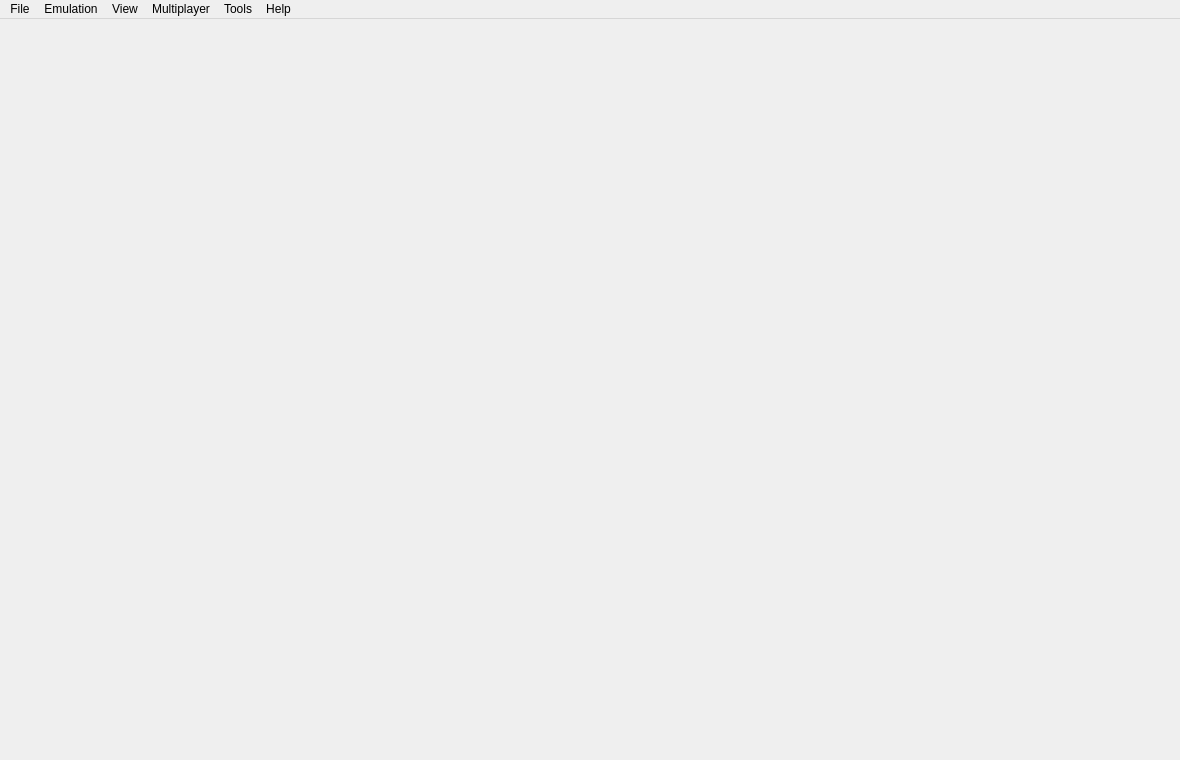
<?xml version="1.0" encoding="UTF-8"?>
<ui version="4.0">
 <class>MainWindow</class>
 <widget class="QMainWindow" name="MainWindow">
  <property name="geometry">
   <rect>
    <x>0</x>
    <y>0</y>
    <width>1180</width>
    <height>760</height>
   </rect>
  </property>
  <property name="windowTitle">
   <string notr="true">STORM 3DS</string>
  </property>
  <property name="windowIcon">
   <iconset>
    <normaloff>:/icons/default/256x256/storm3ds.png</normaloff>:/icons/default/256x256/storm3ds.png</iconset>
  </property>
  <property name="tabShape">
   <enum>QTabWidget::Rounded</enum>
  </property>
  <property name="dockNestingEnabled">
   <bool>true</bool>
  </property>
  <widget class="QWidget" name="centralwidget">
   <layout class="QHBoxLayout" name="horizontalLayout">
    <property name="leftMargin">
     <number>0</number>
    </property>
    <property name="topMargin">
     <number>0</number>
    </property>
    <property name="rightMargin">
     <number>0</number>
    </property>
    <property name="bottomMargin">
     <number>0</number>
    </property>
   </layout>
  </widget>
  <widget class="QMenuBar" name="menubar">
   <property name="geometry">
    <rect>
     <x>0</x>
     <y>0</y>
     <width>1081</width>
     <height>22</height>
    </rect>
   </property>
   <widget class="QMenu" name="menu_File">
    <property name="title">
     <string>File</string>
    </property>
    <widget class="QMenu" name="menu_Boot_Home_Menu">
     <property name="title">
      <string>Boot Home Menu</string>
     </property>
     <addaction name="action_Boot_Home_Menu_JPN"/>
     <addaction name="action_Boot_Home_Menu_USA"/>
     <addaction name="action_Boot_Home_Menu_EUR"/>
     <addaction name="action_Boot_Home_Menu_AUS"/>
     <addaction name="action_Boot_Home_Menu_CHN"/>
     <addaction name="action_Boot_Home_Menu_KOR"/>
     <addaction name="action_Boot_Home_Menu_TWN"/>
    </widget>
    <widget class="QMenu" name="menu_recent_files">
     <property name="title">
      <string>Recent Files</string>
     </property>
    </widget>
    <widget class="QMenu" name="menu_Amiibo">
     <property name="title">
      <string>Amiibo</string>
     </property>
     <addaction name="action_Load_Amiibo"/>
     <addaction name="action_Remove_Amiibo"/>
    </widget>
    <widget class="QMenu" name="menu_Open_Folder">
     <property name="title">
      <string>Open STORM 3DS Folder</string>
     </property>
     <addaction name="action_Open_Citra_Folder"/>
     <addaction name="action_Open_NAND_Folder"/>
     <addaction name="action_Open_SDMC_Folder"/>
     <addaction name="action_Open_Shaders_Folder"/>
     <addaction name="action_Open_Load_Folder"/>
     <addaction name="action_Open_Screenshots_Folder"/>
    </widget>
    <addaction name="action_Load_File"/>
    <addaction name="action_Install_CIA"/>
    <addaction name="action_Connect_Artic"/>
    <addaction name="separator"/>
    <addaction name="action_Setup_System_Files"/>
    <addaction name="menu_Boot_Home_Menu"/>
    <addaction name="separator"/>
    <addaction name="menu_recent_files"/>
    <addaction name="separator"/>
    <addaction name="menu_Amiibo"/>
    <addaction name="separator"/>
    <addaction name="menu_Open_Folder"/>
    <addaction name="separator"/>
    <addaction name="action_Exit"/>
   </widget>
   <widget class="QMenu" name="menu_Emulation">
    <property name="title">
     <string>Emulation</string>
    </property>
    <widget class="QMenu" name="menu_Save_State">
     <property name="title">
      <string>Save State</string>
     </property>
     <addaction name="action_Save_to_Oldest_Slot"/>
     <addaction name="action_Quick_Save"/>
     <addaction name="separator"/>
    </widget>
    <widget class="QMenu" name="menu_Load_State">
     <property name="title">
      <string>Load State</string>
     </property>
     <addaction name="action_Load_from_Newest_Slot"/>
     <addaction name="action_Quick_Load"/>
     <addaction name="separator"/>
    </widget>
    <addaction name="action_Pause"/>
    <addaction name="action_Stop"/>
    <addaction name="action_Restart"/>
    <addaction name="separator"/>
    <addaction name="menu_Load_State"/>
    <addaction name="menu_Save_State"/>
    <addaction name="separator"/>
    <addaction name="action_Configure"/>
    <addaction name="action_Configure_Current_Game"/>
   </widget>
   <widget class="QMenu" name="menu_View">
    <property name="title">
     <string>View</string>
    </property>
    <widget class="QMenu" name="menu_View_Debugging">
     <property name="title">
      <string>Debugging</string>
     </property>
     <addaction name="action_Create_Pica_Surface_Viewer"/>
     <addaction name="separator"/>
    </widget>
    <widget class="QMenu" name="menu_Screen_Layout">
     <property name="title">
      <string>Screen Layout</string>
     </property>
     <addaction name="action_Screen_Layout_Default"/>
     <addaction name="action_Screen_Layout_Single_Screen"/>
     <addaction name="action_Screen_Layout_Large_Screen"/>
     <addaction name="action_Screen_Layout_Side_by_Side"/>
     <addaction name="action_Screen_Layout_Separate_Windows"/>
     <addaction name="action_Screen_Layout_Hybrid_Screen"/>
     <addaction name="action_Screen_Layout_Custom_Layout"/>
     <addaction name="separator"/>
     <addaction name="action_Screen_Layout_Upright_Screens"/>
     <addaction name="action_Screen_Layout_Swap_Screens"/>
     <widget class="QMenu" name="menu_Small_Screen_Position">
      <property name="enabled">
     <bool>true</bool>
    </property>
      <property name="title">
       <string>Small Screen Position</string>
      </property>
      <addaction name="action_Small_Screen_TopRight"/>
      <addaction name="action_Small_Screen_MiddleRight"/>
      <addaction name="action_Small_Screen_BottomRight"/>
      <addaction name="action_Small_Screen_TopLeft"/>
      <addaction name="action_Small_Screen_MiddleLeft"/>
      <addaction name="action_Small_Screen_BottomLeft"/>
      <addaction name="action_Small_Screen_Above"/>
      <addaction name="action_Small_Screen_Below"/>
     </widget>
     <addaction name="menu_Small_Screen_Position"/>
    </widget>
    <addaction name="action_Fullscreen"/>
    <addaction name="action_Single_Window_Mode"/>
    <addaction name="menu_Screen_Layout"/>
    <addaction name="separator"/>
    <addaction name="action_Display_Dock_Widget_Headers"/>
    <addaction name="action_Show_Toolbar"/>
    <addaction name="action_Show_Filter_Bar"/>
    <addaction name="action_Show_Status_Bar"/>
    <addaction name="separator"/>
    <addaction name="menu_View_Debugging"/>
   </widget>
   <widget class="QMenu" name="menu_Multiplayer">
    <property name="enabled">
     <bool>true</bool>
    </property>
    <property name="title">
     <string>Multiplayer</string>
    </property>
    <addaction name="action_View_Lobby"/>
    <addaction name="action_Start_Room"/>
    <addaction name="action_Connect_To_Room"/>
    <addaction name="separator"/>
    <addaction name="action_Show_Room"/>
    <addaction name="action_Leave_Room"/>
   </widget>
   <widget class="QMenu" name="menu_Tools">
    <property name="title">
     <string>Tools</string>
    </property>
    <widget class="QMenu" name="menu_Movie">
     <property name="title">
      <string>Movie</string>
     </property>
     <addaction name="action_Record_Movie"/>
     <addaction name="action_Play_Movie"/>
     <addaction name="action_Close_Movie"/>
     <addaction name="separator"/>
     <addaction name="action_Movie_Read_Only_Mode"/>
     <addaction name="action_Save_Movie"/>
    </widget>
    <addaction name="action_Advance_Frame"/>
    <addaction name="menu_Movie"/>
    <addaction name="separator"/>
    <widget class="QMenu" name="menu_Debug">
     <property name="title">
      <string>Debug</string>
     </property>
     <addaction name="action_Debug_Pause"/>
     <addaction name="action_Debug_Resume"/>
     <addaction name="action_Debug_Step"/>
     <addaction name="separator"/>
     <addaction name="action_Debug_Unschedule_All"/>
     <addaction name="action_Debug_Schedule_All"/>
    </widget>
     <addaction name="menu_Debug"/>
    <addaction name="separator"/>
    <addaction name="action_Capture_Screenshot"/>
    <addaction name="action_Dump_Video"/>
    <addaction name="separator"/>
    <addaction name="action_Compress_ROM_File"/>
    <addaction name="action_Decompress_ROM_File"/>
    <addaction name="separator"/>
    <addaction name="action_Create_ROM_Bundle"/>
    <addaction name="action_Extract_ROM_Bundle"/>
    <addaction name="separator"/>
    <addaction name="action_Clear_Shader_Cache"/>
   </widget>
   <widget class="QMenu" name="menu_Help">
    <property name="title">
     <string>Help</string>
    </property>
    <addaction name="action_Check_For_Updates"/>
    <addaction name="separator"/>
    <addaction name="action_Report_Compatibility"/>
    <addaction name="separator"/>
    <addaction name="action_Open_Log_Folder"/>
    <addaction name="action_FAQ"/>
    <addaction name="action_About"/>
   </widget>
   <addaction name="menu_File"/>
   <addaction name="menu_Emulation"/>
   <addaction name="menu_View"/>
   <addaction name="menu_Multiplayer"/>
   <addaction name="menu_Tools"/>
   <addaction name="menu_Help"/>
  </widget>
  <action name="action_Load_File">
   <property name="text">
    <string>Load File...</string>
   </property>
  </action>
  <action name="action_Install_CIA">
   <property name="text">
    <string>Install CIA...</string>
   </property>
  </action>
  <action name="action_Connect_Artic">
    <property name="text">
      <string>Connect to Artic Base...</string>
    </property>
  </action>
  <action name="action_Setup_System_Files">
    <property name="text">
      <string>Set Up System Files...</string>
    </property>
  </action>
  <action name="action_Boot_Home_Menu_JPN">
   <property name="text">
    <string notr="true">JPN</string>
   </property>
  </action>
  <action name="action_Boot_Home_Menu_USA">
   <property name="text">
    <string notr="true">USA</string>
   </property>
  </action>
  <action name="action_Boot_Home_Menu_EUR">
   <property name="text">
    <string notr="true">EUR</string>
   </property>
  </action>
  <action name="action_Boot_Home_Menu_AUS">
   <property name="text">
    <string notr="true">AUS</string>
   </property>
  </action>
  <action name="action_Boot_Home_Menu_CHN">
   <property name="text">
    <string notr="true">CHN</string>
   </property>
  </action>
  <action name="action_Boot_Home_Menu_KOR">
   <property name="text">
    <string notr="true">KOR</string>
   </property>
  </action>
  <action name="action_Boot_Home_Menu_TWN">
   <property name="text">
    <string notr="true">TWN</string>
   </property>
  </action>
  <action name="action_Exit">
   <property name="text">
    <string>Exit</string>
   </property>
  </action>
  <action name="action_Pause">
   <property name="enabled">
    <bool>false</bool>
   </property>
   <property name="text">
    <string>Pause</string>
   </property>
  </action>
  <action name="action_Stop">
   <property name="enabled">
    <bool>false</bool>
   </property>
   <property name="text">
    <string>Stop</string>
   </property>
  </action>
  <action name="action_Save">
   <property name="enabled">
    <bool>false</bool>
   </property>
   <property name="text">
    <string>Save</string>
   </property>
  </action>
  <action name="action_Load">
   <property name="enabled">
    <bool>false</bool>
   </property>
   <property name="text">
    <string>Load</string>
   </property>
  </action>
  <action name="action_FAQ">
   <property name="text">
    <string>FAQ</string>
   </property>
  </action>
  <action name="action_About">
   <property name="text">
    <string>About STORM 3DS</string>
   </property>
   <property name="menuRole">
    <enum>QAction::AboutRole</enum>
   </property>
  </action>
  <action name="action_Single_Window_Mode">
   <property name="checkable">
    <bool>true</bool>
   </property>
   <property name="text">
    <string>Single Window Mode</string>
   </property>
  </action>
  <action name="action_Save_to_Oldest_Slot">
   <property name="text">
    <string>Save to Oldest Slot</string>
   </property>
  </action>
  <action name="action_Quick_Save">
   <property name="text">
    <string>Quick Save</string>
   </property>
  </action>
  <action name="action_Load_from_Newest_Slot">
   <property name="text">
    <string>Load from Newest Slot</string>
   </property>
  </action>
  <action name="action_Quick_Load">
   <property name="text">
    <string>Quick Load</string>
   </property>
  </action>
  <action name="action_Configure">
   <property name="text">
    <string>Configure...</string>
   </property>
   <property name="menuRole">
    <enum>QAction::PreferencesRole</enum>
   </property>
  </action>
  <action name="action_Display_Dock_Widget_Headers">
   <property name="checkable">
    <bool>true</bool>
   </property>
   <property name="text">
    <string>Display Dock Widget Headers</string>
   </property>
  </action>
  <action name="action_Show_Filter_Bar">
   <property name="checkable">
    <bool>true</bool>
   </property>
   <property name="text">
    <string>Show Filter Bar</string>
   </property>
  </action>
  <action name="action_Show_Toolbar">
   <property name="checkable">
    <bool>true</bool>
   </property>
   <property name="checked">
    <bool>true</bool>
   </property>
   <property name="text">
    <string>Show Toolbar</string>
   </property>
  </action>
  <action name="action_Show_Status_Bar">
   <property name="checkable">
    <bool>true</bool>
   </property>
   <property name="text">
    <string>Show Status Bar</string>
   </property>
  </action>
  <action name="action_Create_Pica_Surface_Viewer">
   <property name="text">
    <string>Create Pica Surface Viewer</string>
   </property>
  </action>
  <action name="action_Record_Movie">
   <property name="text">
    <string>Record...</string>
   </property>
  </action>
  <action name="action_Play_Movie">
   <property name="text">
    <string>Play...</string>
   </property>
  </action>
  <action name="action_Close_Movie">
   <property name="text">
    <string>Close</string>
   </property>
   <property name="enabled">
    <bool>false</bool>
   </property>
  </action>
  <action name="action_Save_Movie">
   <property name="enabled">
    <bool>false</bool>
   </property>
   <property name="text">
    <string>Save without Closing</string>
   </property>
  </action>
  <action name="action_Movie_Read_Only_Mode">
   <property name="checkable">
    <bool>true</bool>
   </property>
   <property name="checked">
    <bool>true</bool>
   </property>
   <property name="text">
    <string>Read-Only Mode</string>
   </property>
  </action>
  <action name="action_Advance_Frame">
   <property name="enabled">
    <bool>false</bool>
   </property>
   <property name="text">
    <string>Advance Frame</string>
   </property>
  </action>
  <action name="action_Capture_Screenshot">
   <property name="enabled">
    <bool>false</bool>
   </property>
   <property name="text">
    <string>Capture Screenshot</string>
   </property>
  </action>
  <action name="action_Debug_Pause">
   <property name="enabled">
    <bool>true</bool>
   </property>
   <property name="text">
    <string>Debug Pause</string>
   </property>
  </action>
  <action name="action_Debug_Resume">
   <property name="enabled">
    <bool>true</bool>
   </property>
   <property name="text">
    <string>Debug Resume</string>
   </property>
  </action>
  <action name="action_Debug_Step">
   <property name="enabled">
    <bool>true</bool>
   </property>
   <property name="text">
    <string>Debug Step</string>
   </property>
  </action>
   <action name="action_Debug_Unschedule_All">
     <property name="enabled">
       <bool>true</bool>
     </property>
     <property name="text">
       <string>Debug Unschedule All</string>
     </property>
   </action>
   <action name="action_Debug_Schedule_All">
     <property name="enabled">
       <bool>true</bool>
     </property>
     <property name="text">
       <string>Debug Schedule All</string>
     </property>
   </action>
  <action name="action_Dump_Video">
   <property name="checkable">
    <bool>true</bool>
   </property>
   <property name="text">
    <string>Dump Video</string>
   </property>
  </action>
  <action name="action_Compress_ROM_File">
   <property name="text">
    <string>Compress ROM File...</string>
   </property>
  </action>
  <action name="action_Decompress_ROM_File">
   <property name="text">
    <string>Decompress ROM File...</string>
   </property>
  </action>
  <action name="action_Create_ROM_Bundle">
   <property name="text">
    <string>Create ROM Bundle...</string>
   </property>
  </action>
  <action name="action_Extract_ROM_Bundle">
   <property name="text">
    <string>Extract ROM Bundle...</string>
   </property>
  </action>
  <action name="action_View_Lobby">
   <property name="enabled">
    <bool>true</bool>
   </property>
   <property name="text">
    <string>Browse Public Rooms</string>
   </property>
  </action>
  <action name="action_Start_Room">
   <property name="enabled">
    <bool>true</bool>
   </property>
   <property name="text">
    <string>Create Room</string>
   </property>
  </action>
  <action name="action_Leave_Room">
   <property name="enabled">
    <bool>false</bool>
   </property>
   <property name="text">
    <string>Leave Room</string>
   </property>
  </action>
  <action name="action_Connect_To_Room">
   <property name="text">
    <string>Direct Connect to Room</string>
   </property>
  </action>
  <action name="action_Show_Room">
   <property name="enabled">
    <bool>false</bool>
   </property>
   <property name="text">
    <string>Show Current Room</string>
   </property>
  </action>
  <action name="action_Fullscreen">
   <property name="checkable">
    <bool>true</bool>
   </property>
   <property name="text">
    <string>Fullscreen</string>
   </property>
  </action>
  <action name="action_Open_Log_Folder">
   <property name="text">
    <string>Open Log Folder</string>
   </property>
   <property name="toolTip">
    <string>Opens the STORM 3DS Log folder</string>
   </property>
  </action>
  <action name="action_Screen_Layout_Default">
   <property name="checkable">
    <bool>true</bool>
   </property>
   <property name="text">
    <string>Default</string>
   </property>
  </action>
  <action name="action_Screen_Layout_Single_Screen">
   <property name="checkable">
    <bool>true</bool>
   </property>
   <property name="text">
    <string>Single Screen</string>
   </property>
  </action>
  <action name="action_Screen_Layout_Large_Screen">
   <property name="checkable">
    <bool>true</bool>
   </property>
   <property name="text">
    <string>Large Screen</string>
   </property>
  </action>
  <action name="action_Screen_Layout_Side_by_Side">
   <property name="checkable">
    <bool>true</bool>
   </property>
   <property name="text">
    <string>Side by Side</string>
   </property>
  </action>
  <action name="action_Screen_Layout_Separate_Windows">
   <property name="checkable">
    <bool>true</bool>
   </property>
   <property name="text">
    <string>Separate Windows</string>
   </property>
  </action>
  <action name="action_Screen_Layout_Hybrid_Screen">
   <property name="checkable">
    <bool>true</bool>
   </property>
   <property name="text">
    <string>Hybrid Screen</string>
   </property>
  </action>
  <action name="action_Screen_Layout_Custom_Layout">
   <property name="checkable">
    <bool>true</bool>
   </property>
   <property name="text">
    <string>Custom Layout</string>
   </property>
  </action>
  <action name="action_Small_Screen_TopRight">
   <property name="checkable">
    <bool>true</bool>
   </property>
   <property name="text">
    <string>Top Right</string>
   </property>
  </action>
  <action name="action_Small_Screen_MiddleRight">
   <property name="checkable">
    <bool>true</bool>
   </property>
   <property name="text">
    <string>Middle Right</string>
   </property>
  </action>
  <action name="action_Small_Screen_BottomRight">
   <property name="checkable">
    <bool>true</bool>
   </property>
   <property name="text">
    <string>Bottom Right</string>
   </property>
  </action>
  <action name="action_Small_Screen_TopLeft">
   <property name="checkable">
    <bool>true</bool>
   </property>
   <property name="text">
    <string>Top Left</string>
   </property>
  </action>
  <action name="action_Small_Screen_MiddleLeft">
   <property name="checkable">
    <bool>true</bool>
   </property>
   <property name="text">
    <string>Middle Left</string>
   </property>
  </action>
  <action name="action_Small_Screen_BottomLeft">
   <property name="checkable">
    <bool>true</bool>
   </property>
   <property name="text">
    <string>Bottom Left</string>
   </property>
  </action>
  <action name="action_Small_Screen_Above">
   <property name="checkable">
    <bool>true</bool>
   </property>
   <property name="text">
    <string>Above</string>
   </property>
  </action>
  <action name="action_Small_Screen_Below">
   <property name="checkable">
    <bool>true</bool>
   </property>
   <property name="text">
    <string>Below</string>
   </property>
  </action>
  <action name="action_Screen_Layout_Swap_Screens">
   <property name="checkable">
    <bool>true</bool>
   </property>
   <property name="text">
    <string>Swap Screens</string>
   </property>
  </action>
  <action name="action_Screen_Layout_Upright_Screens">
   <property name="checkable">
    <bool>true</bool>
   </property>
   <property name="text">
    <string>Rotate Upright</string>
   </property>
  </action>
  <action name="action_Report_Compatibility">
   <property name="text">
    <string>Report Compatibility</string>
   </property>
  </action>
  <action name="action_Restart">
   <property name="enabled">
    <bool>false</bool>
   </property>
   <property name="text">
    <string>Restart</string>
   </property>
  </action>
  <action name="action_Load_Amiibo">
   <property name="enabled">
    <bool>false</bool>
   </property>
   <property name="text">
    <string>Load...</string>
   </property>
  </action>
  <action name="action_Remove_Amiibo">
   <property name="enabled">
    <bool>false</bool>
   </property>
   <property name="text">
    <string>Remove</string>
   </property>
  </action>
  <action name="action_Open_Citra_Folder">
   <property name="text">
    <string>User Folder</string>
   </property>
  </action>
  <action name="action_Open_NAND_Folder">
   <property name="text">
    <string>NAND Folder</string>
   </property>
  </action>
  <action name="action_Open_SDMC_Folder">
   <property name="text">
    <string>SDMC Folder</string>
   </property>
  </action>
  <action name="action_Open_Shaders_Folder">
   <property name="text">
    <string>Shaders Folder</string>
   </property>
  </action>
  <action name="action_Open_Load_Folder">
   <property name="text">
    <string>Mods &amp;&amp; Custom Textures Folder</string>
   </property>
  </action>
  <action name="action_Open_Screenshots_Folder">
   <property name="text">
    <string>Screenshots Folder</string>
   </property>
  </action>
  <action name="action_Clear_Shader_Cache">
   <property name="text">
    <string>Clear Shader Cache...</string>
   </property>
  </action>
  <action name="action_Check_For_Updates">
   <property name="text">
    <string>Check for Updates...</string>
   </property>
  </action>
  <action name="action_Configure_Current_Game">
   <property name="enabled">
    <bool>false</bool>
   </property>
   <property name="text">
    <string>Configure Current Application...</string>
   </property>
   <property name="menuRole">
    <enum>QAction::NoRole</enum>
   </property>
  </action>
 </widget>
 <resources/>
 <connections/>
</ui>
